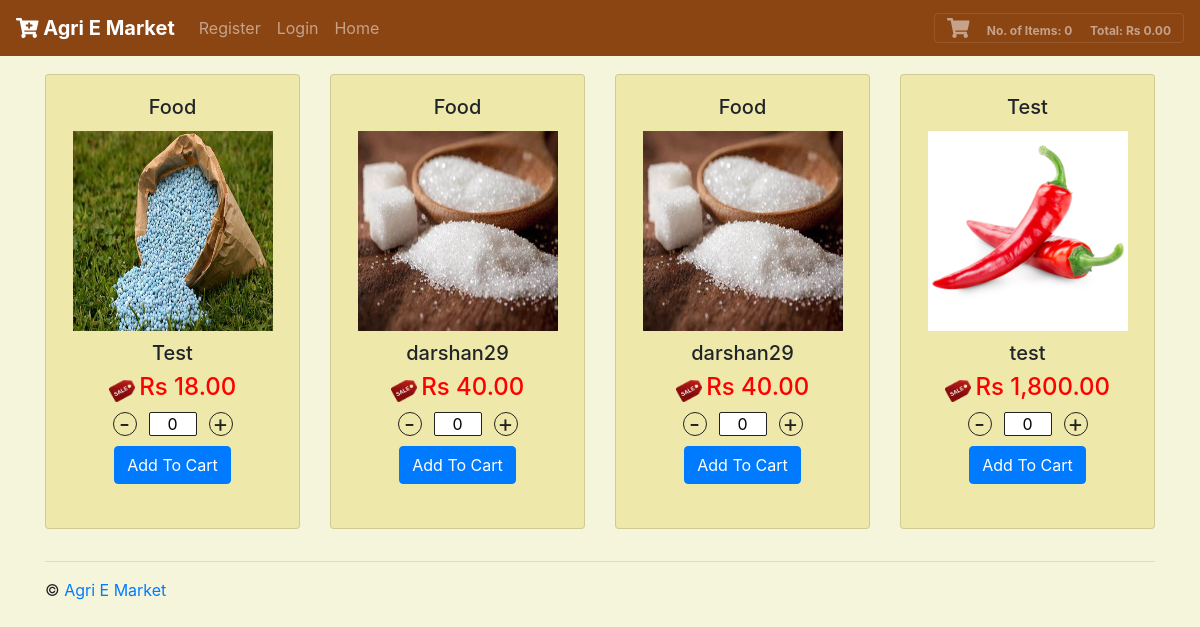
The page / on the database its author committed.
### tables this page shows
CREATE TABLE "shirts"
(
	id integer not null
		primary key autoincrement,
	samplename text,
	image text,
	price real,
	onSale integer,
	onSalePrice real,
	kind text,
	typeClothes text
);

### application.py (the view, shortened to what this page needs)
@app.route("/")
def index():
    shirts = db.execute("SELECT * FROM shirts ORDER BY onSalePrice")
    shirtsLen = len(shirts)
    shoppingCart = []
    shopLen = len(shoppingCart)
    totItems, total, display = 0, 0, 0
    return render_template ( "index.html", shirts=shirts, shoppingCart=shoppingCart, shirtsLen=shirtsLen, shopLen=shopLen, total=total, totItems=totItems, display=display)

### templates/index.html (shortened to what this page needs)
{% extends "base.html" %}
{% block body %}
      <div class="row" id="shirtCard">
      {% for i in range(shirtsLen) %}
          <div class="col-sm">
              <div class="card text-center">
                  <div class="card-body">
                    <form action="/buy/" methods="POST">
                        <h5 class="card-title">{{shirts[i]["typeClothes"].capitalize()}}</h5>
                      <img src="/static/img/{{shirts[i]["image"]}}" class="shirt" alt="" />
                      <h5 class="card-text">{{shirts[i]["samplename"]}}</h5>
                      {% if shirts[i]["onSale"] %}
                        <img src="/static/img/sale-icon.png" width="26px" />
                        <h4 class="card-text" style="color:red; display:inline">Rs {{ '{:,.2f}'.format(shirts[i]["onSalePrice"]) }}</h4>
                      {% else %}
                        <h4 class="card-text price">{{ '{:,.2f}'.format(shirts[i]["price"]) }}</h4>
                      {% endif %}
                      <div class="stepper-input">
                          <span class="decrement target">-</span>
                          <input class="quantity" name="quantity" value='0' />
                          <span class="increment target">+</span>
                      </div>
                      <input type="submit" class="btn btn-primary addToCart" value="Add To Cart" /><br /><br />
                    </form>
                  </div>
              </div>
          </div>
      {% endfor %}
      </div>
    </div>
  </main>
{% endblock %}

### templates/base.html (shortened to what this page needs)
<!DOCTYPE html>
<html lang="en">
    <head>
        <link rel="stylesheet" href="https://maxcdn.bootstrapcdn.com/bootstrap/4.0.0/css/bootstrap.min.css"
>
        <link href="{{ url_for('static',filename='css/custom.css') }}" rel="stylesheet" type="text/css" />
    </head>
    <body>
  <header>
    <nav class="navbar fixed-top navbar-dark bg-dark navbar-expand-sm box-shadow">
      <a href="/" class="navbar-brand d-flex align-items-center">
          <strong><i class="fa  fa-cart-plus"></i> Agri E Market</strong>
      </a>
      {% if session %}
      <ul class="navbar-nav mr-auto">
        <li class="nav-item"><a href="/logout/" class="nav-link">Logout</a></li>
        <li class="nav-item"><a href="/proadd" class="nav-link">Add Product</a></li>
        <li class="nav-item"><a href="/history/" class="nav-link">You Bought</a></li>
      {% else %}
      <ul class="navbar-nav mr-auto">
        <li class="nav-item"><a href="/new/" class="nav-link">Register</a></li>
        <li class="nav-item"><a href="/login/" class="nav-link">Login</a></li>
        <li class="nav-item"><a href="/" class="nav-link">Home</a></li>
      {% endif %}
      </ul>
      <div>
        <button class="navbar-toggler" style="display:inline" type="button" data-toggle="modal" data-target="#modalCenter">
          <span class="glyphicon glyphicon-shopping-cart" data-toggle="modal" data-target="">
            <i class="fas fa-shopping-cart"></i>
            <span class="counter">No. of Items: {{ totItems }}</span>
            <span class="counter">Total: Rs {{ '{:,.2f}'.format(total) }}</span>
          </span>
        </button>
      </div>
    </nav>
  </header><br />
  <main>
    <div class="container">
    {% block body %}{% endblock %}
    <footer>
        <div class="container">
            <div class="row">
                <div class="col-md">
                    <hr />
                    <p>&#169; <a href="/">Agri E Market</a></p>
                </div>
            </div>
        </div>
    </footer>
    </body>
</html>

### static/css/custom.css (style rules this page uses)
.card { margin-bottom: 1em; background-color: palegoldenrod; }
.shirt { margin-bottom: 10px; width: 200px; height: 200px; }
.stepper-input { display: flex; display: -webkit-flex; color: #222; max-width: 120px; margin: 10px auto; text-align: center; }
header { margin-bottom: 50px; }
.counter { font-size: 0.6em; margin-left: 1em; font-weight: bold; }
.increment, .decrement { height: 24px; width: 24px; border: 1px solid #222; text-align: center; box-sizing: border-box; border-radius: 50%; text-decoration: none; color: #222; font-size: 24px; line-height: 22px; display: inline-block; cursor: pointer; }
.quantity { height: 24px; width: 48px; text-align: center; margin: 0 12px; border-radius: 2px; border: 1px solid #222; }
body { margin: 0; font-family: -apple-system,BlinkMacSystemFont,"Segoe UI",Roboto,"Helvetica Neue",Arial,sans-serif,"Apple Color Emoji","Segoe UI Emoji","Segoe UI Symbol"; font-size: 1rem; font-weight: 400; line-height: 1.5; color: #212529; text-align: left; background-color: beige; }
.bg-dark { background-color: saddlebrown!important; }

### rows shown on the page
shirts: typeClothes "Food", image (picture), samplename "Test", onSale 1 (drawn), onSalePrice "18.00"
shirts: typeClothes "Food", image (picture), samplename "darshan29", onSale 1 (drawn), onSalePrice "40.00"
shirts: typeClothes "Food", image (picture), samplename "darshan29", onSale 1 (drawn), onSalePrice "40.00"
shirts: typeClothes "Test", image (picture), samplename "test", onSale 1 (drawn), onSalePrice "1,800.00"

### other values the page prints
{{ totItems }} "0"
{{ '{:,.2f}'.format(total) }} "0.00"
